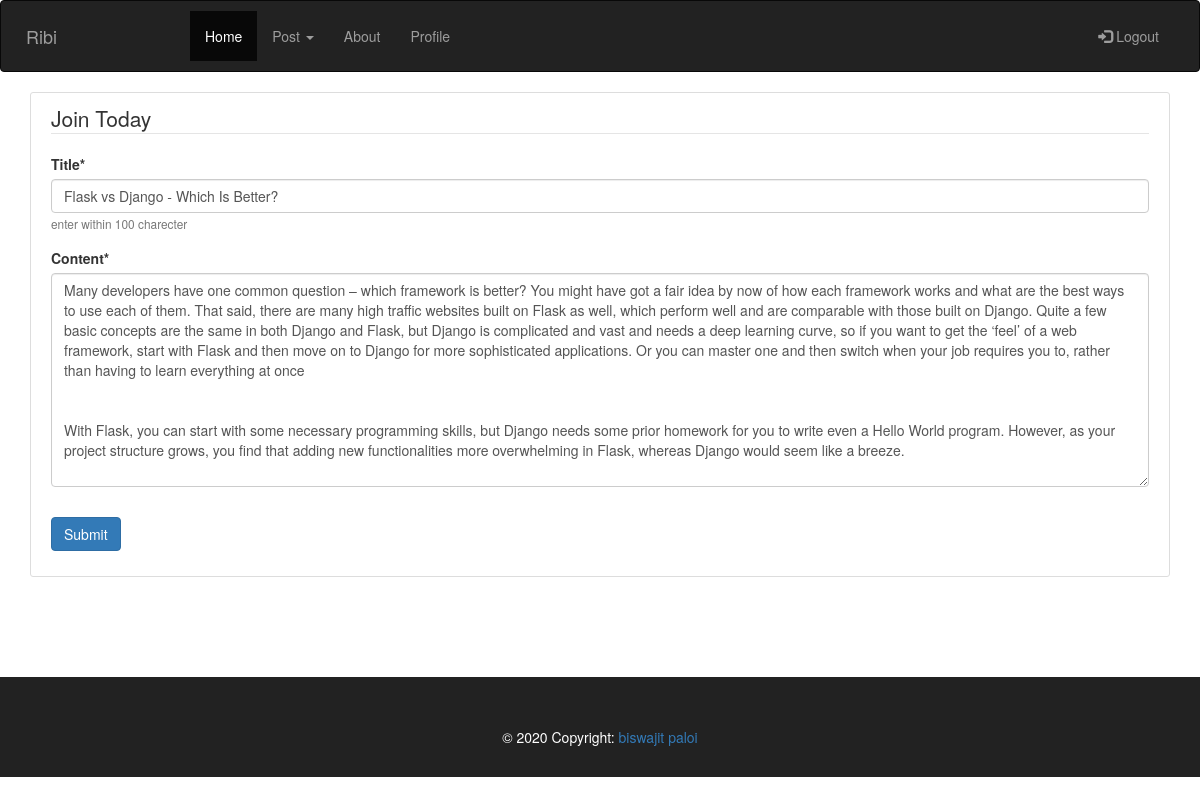
The app's page /post/32/update (signed in) with its own data.
### blog/models.py (models this page shows, shortened)
class Post(models.Model):
    title = models.CharField(max_length=100,help_text="enter within 100 charecter")
    content = models.TextField()
    date_posted = models.DateTimeField(default=timezone.now)
    author = models.ForeignKey(User, on_delete=models.CASCADE)

### blog/views.py (the view, shortened to what this page needs)
# urls.py: path('post/<int:pk>/update', PostUpdateView.as_view(), name='post-update'),
class PostUpdateView(LoginRequiredMixin, UpdateView, SuccessMessageMixin):
    model = Post
    template_name = 'blog/post_create.html'
    fields = ['title', 'content']

### blog/templates/blog/post_create.html (shortened to what this page needs)
{% extends "blog/base.html" %}
{% load crispy_forms_tags %}
{% block content %}
    <div class="content-section ">
        <form class="w-50 p-3" method="POST">
            <fieldset class="form-group">
                <legend class="border-bottom mb-4">Join Today</legend>
                {{ form|crispy }}
            </fieldset>
            <div class="form-group">
                <button class="btn btn-primary" type="submit">Submit</button>
            </div>
        </form>
        </div>
    </div>
{% endblock content %}

### blog/static/blog/style.css (style rules this page uses)
.content-section { background: #ffffff; padding: 10px 20px; border: 1px solid #dddddd; border-radius: 3px; margin-bottom: 20px; }

### records on screen
Post: title "Flask vs Django - Which Is Better?", content "Many developers have one common question – which framework is better? You might have got a fair idea by now of how each framework works and what are the best ways to use each of them. That said, there are many high traffic websites built on Flask as well, which perform well and are comparable with those built on Django. Quite a few basic concepts are the same in both Django and Flask, but Django is complicated and vast and needs a deep learning curve, so if you want to get the ‘feel’ of a web framework, start with Flask and then move on to Django for more sophisticated applications. Or you can master one and then switch when your job requires you to, rather than having to learn everything…"
